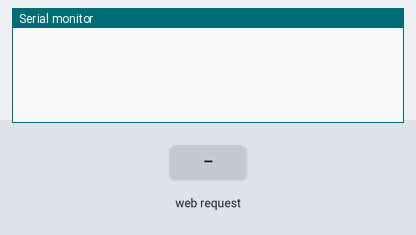
Bench run of a program on a simulated ESP8266 (NodeMCU). Shown: the last lines printed to the serial monitor. The test bench sets the inputs (shaded band). WiFi joins after 1.5 s; servers stay silent unless stated.

Above: at 2.9 s.
3.0 s: HTTP request GET /led/on received
At 3.5 s:
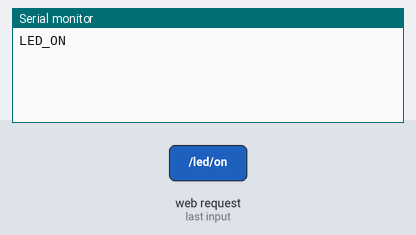
4.5 s: HTTP request GET /led/off received
At 5.7 s:
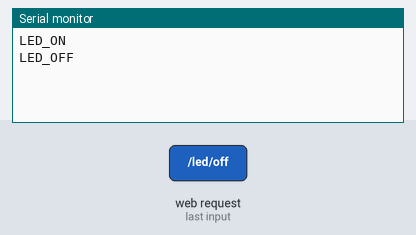
6.0 s: HTTP request GET /blink/start received
At 7.0 s:
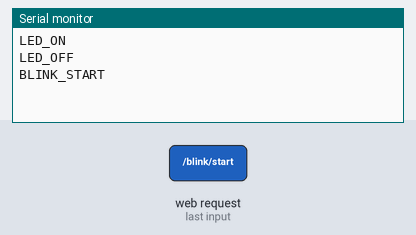
7.5 s: HTTP request GET /blink/stop received
At 8.2 s:
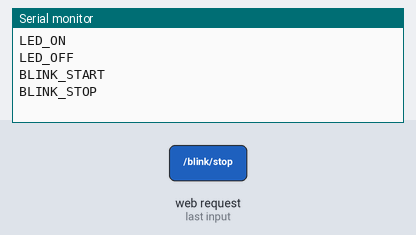

Measured:
- after the input at 3.0 s, the serial monitor: prints a new line at once (image 1)
- after the input at 4.5 s, the serial monitor: prints a new line at once (image 2)
- after the input at 6.0 s, the serial monitor: prints a new line at once (image 3)
- after the input at 7.5 s, the serial monitor: prints a new line at once (image 4)

The program:

main.cpp
```cpp
#include <Arduino.h>
#include <ESP8266WiFi.h>
#include <ESP8266WebServer.h>

const char *WIFI_SSID = "YOUR_WIFI_SSID";
const char *WIFI_PASSWORD = "YOUR_WIFI_PASSWORD";

ESP8266WebServer server(80);

const unsigned long UNO_REPLY_TIMEOUT_MS = 500;

String sendUnoCommand(const char *command) {
  while (Serial.available() > 0) {
    Serial.read();
  }

  Serial.println(command);

  const unsigned long start = millis();
  String response;

  while (millis() - start < UNO_REPLY_TIMEOUT_MS) {
    while (Serial.available() > 0) {
      const char c = static_cast<char>(Serial.read());
      if (c == '\n' || c == '\r') {
        if (response.length() > 0) {
          response.trim();
          return response;
        }
      } else {
        response += c;
      }
    }
  }

  return "ERR UNO_TIMEOUT";
}

void handleRoot() {
  String body;
  body.reserve(220);
  body += "UNO LED Control\\n";
  body += "GET /led/on\\n";
  body += "GET /led/off\\n";
  body += "GET /blink/start\\n";
  body += "GET /blink/stop\\n";
  server.send(200, "text/plain", body);
}

void handleLedOn() {
  server.send(200, "text/plain", sendUnoCommand("LED_ON"));
}

void handleLedOff() {
  server.send(200, "text/plain", sendUnoCommand("LED_OFF"));
}

void handleBlinkStart() {
  server.send(200, "text/plain", sendUnoCommand("BLINK_START"));
}

void handleBlinkStop() {
  server.send(200, "text/plain", sendUnoCommand("BLINK_STOP"));
}

void connectToWifi() {
  WiFi.mode(WIFI_STA);
  WiFi.begin(WIFI_SSID, WIFI_PASSWORD);

  while (WiFi.status() != WL_CONNECTED) {
    delay(500);
  }
}

void setup() {
  Serial.begin(9600);
  delay(200);

  connectToWifi();

  server.on("/", handleRoot);
  server.on("/led/on", handleLedOn);
  server.on("/led/off", handleLedOff);
  server.on("/blink/start", handleBlinkStart);
  server.on("/blink/stop", handleBlinkStop);

  server.begin();
}

void loop() {
  if (WiFi.status() != WL_CONNECTED) {
    connectToWifi();
  }

  server.handleClient();
}
```
